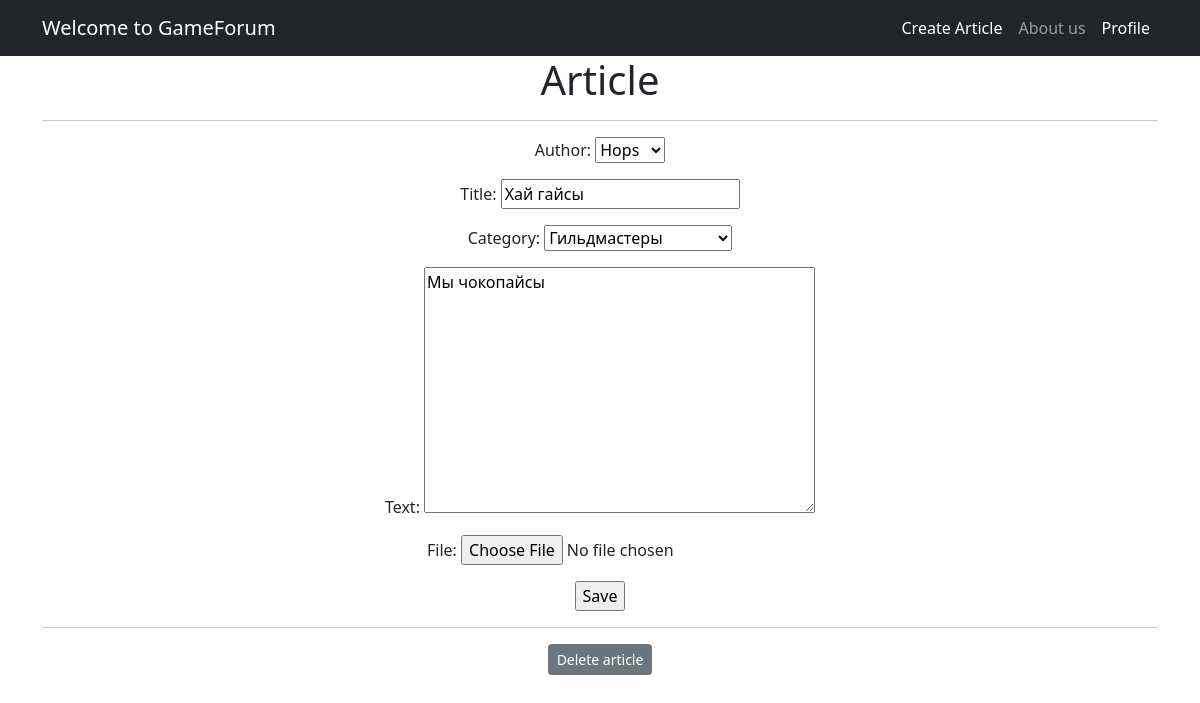
Page /articles/11/edit/ (signed in) on the committed database.
### articles/models.py (models this page shows, shortened)
class Article(models.Model):
    CATEGORY_CHOICES = (
        ('tanks', 'Танки'),
        ('healers', 'Хилы'),
        ('damagedealers', 'ДД'),
        ('merchants', 'Торговцы'),
        ('guildmasters', 'Гильдмастеры'),
        ('questgivers', 'Квестгиверы'),
        ('blacksmiths', 'Кузнецы'),
        ('leatherworkers', 'Кожевники'),
        ('potionmasters', 'Зельевары'),
        ('spellmasters', 'Мастера заклинаний'),
    )
    author = models.ForeignKey(User, null=True, on_delete=models.SET_NULL)
    title = models.CharField(max_length=128)
    text = models.TextField()
    dateCreation = models.DateTimeField(auto_now_add=True)
    category = models.CharField(max_length=32, choices=CATEGORY_CHOICES, default='tanks')
    file = models.FileField(upload_to='uploads/', blank=True)

### articles/views.py (the view)
# urls.py: path('<int:pk>/edit/', ArticleEdit.as_view(), name='article_edit'),
class ArticleEdit(PermissionRequiredMixin, UpdateView):
    permission_required = ('articles.change_article')
    form_class = ArticleForm
    model = Article
    template_name = 'article_edit.html'

### articles/forms.py
class ArticleForm(forms.ModelForm):
    class Meta:
        model = Article
        fields = [
            'author',
            'title',
            'category',
            'text',
            'file',
        ]
        labels = {
            'author': 'Author',
            'title': 'Title',
            'category': 'Category',
            'text': 'Text',
            'file': 'File',
        }

### templates/article_edit.html (shortened to what this page needs)
{% extends 'flatpages/default.html' %}
{% block content %}
<h1>Article</h1>
<hr>
<form action="" method="post">
    {{ form.as_p }}
    <input type="submit" value="Save" />
</form>
<hr>
<form action="" method="post">
    <a href="{% url 'article_delete' article.id %}" class="btn btn-secondary btn-sm">Delete article</a>
</form>
{% endblock content %}

### rows in the picture
Article: author "Hops", title "Хай гайсы", category "Гильдмастеры", text "Мы чокопайсы"
